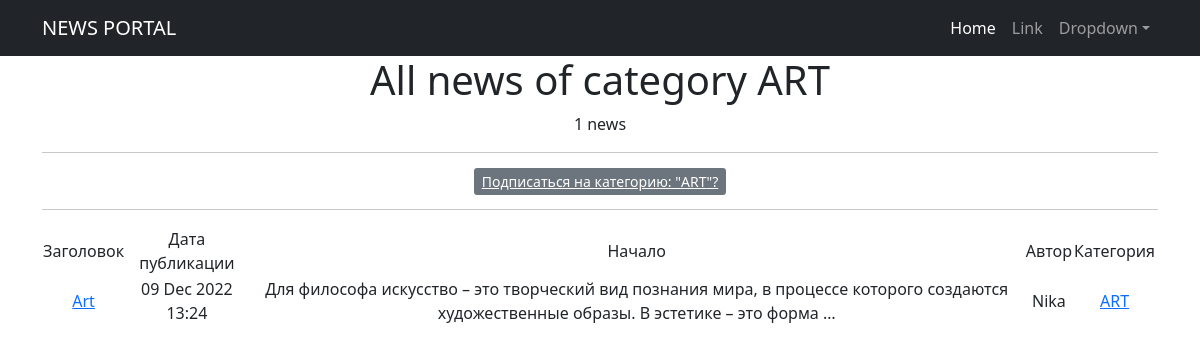
/news/categories/9, run on an earlier commit of the app's database.
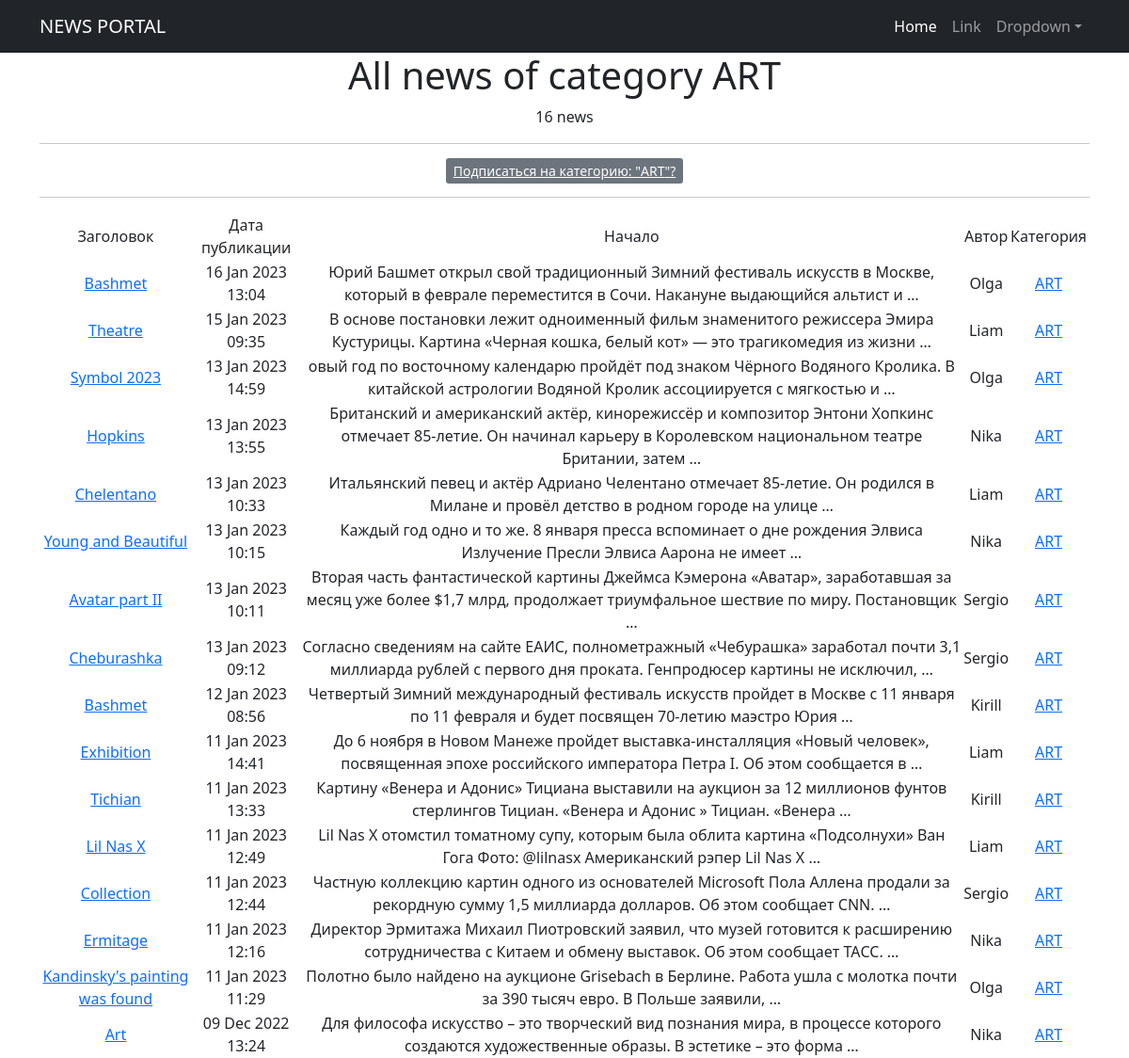
And on a later commit of the database.
### news/models.py (models this page shows, shortened)
class Category(models.Model):
    name = models.CharField(max_length=64, unique=True)
    subscribers = models.ManyToManyField(User, related_name='categories')
    def __str__(self):
        return self.name
    class Meta:
        verbose_name = 'Категория'
        verbose_name_plural = 'Категории'
        ordering = ['-name']

class Post(models.Model):
    author = models.ForeignKey(Author, on_delete=models.CASCADE)
    NEWS = 'NW'
    ARTICLE = 'AR'
    CATEGORY_CHOICES = (
        (NEWS, "Новость"),
        (ARTICLE, "Статья"),
    )
    categoryType = models.CharField(max_length=2, choices=CATEGORY_CHOICES, default=ARTICLE)
    dateCreation = models.DateTimeField(auto_now_add=True)
    postCategory = models.ManyToManyField(Category, through="PostCategory")
    title = models.CharField(max_length=128)
    text = models.TextField()
    rating = models.IntegerField(default=0)

class Author(models.Model):
    authorUser = models.OneToOneField(User, on_delete=models.CASCADE)
    ratingAuthor = models.IntegerField(default=0)

### news/views.py (the view)
# urls.py: path('categories/<int:pk>', CategoryListView.as_view(), name='category_list'),
class CategoryListView(ListView):
    model = Post
    template_name = 'flatpages/category_list.html'
    context_object_name = 'category_news_list'
    def get_queryset(self):
        self.postCategory = get_object_or_404(Category, id=self.kwargs['pk'])
        queryset = Post.objects.filter(postCategory=self.postCategory).order_by('-dateCreation')
        return queryset
    def get_context_data(self, **kwargs):
        context = super().get_context_data(**kwargs)
        context['is_not_subscriber'] = self.request.user not in self.postCategory.subscribers.all()
        context['postCategory'] = self.postCategory
        return context

### news/templatetags/post_filters.py (called while the page is built)
@register.filter()
def censor(value):
    bad_words = ('карнишон', 'тупой', 'склизкий')
    if not isinstance(value, str):
        raise TypeError(f"unresolved type '{type(value)}' expected type 'str'")
    for word in value.split():
        if word.lower() in bad_words:
            value = value.replace(word, f"{word[0]}{'*'*(len(word) -1)}")
    return value

### templates/flatpages/category_list.html (shortened to what this page needs)
{% extends 'flatpages/default.html' %}
{% load post_filters %}
{% load post_tags %}
{% block content %}
    <h1>All news of category {{ postCategory }}</h1>
    <tr><h7>{{ category_news_list|length }} news</h7></tr>
    {% if is_not_subscriber %}
    <hr>
        <p class="text-center"><a href="{% url 'subscribe' postCategory.id %}" class="btn-secondary btn-sm">Подписаться на категорию: "{{ postCategory }}"?</a></p>
    {% else %}
    <hr>
        <p class="text-center"><a href="{% url 'offsubscribe' postCategory.id %}" class="btn-secondary btn-sm">Отписаться от категории: "{{ postCategory }}"?</a></p>
    {% endif %}
    {% if category_news_list %}
    <hr>
        <table>
            <tr>
                <td>Заголовок</td>
                <td>Дата публикации</td>
                <td>Начало</td>
                <td>Автор</td>
                <td>Категория</td>
            </tr>
            {% for new in category_news_list %}
            <tr>
                <td><a href="{% url 'post_detail' new.id %}">{{ new.title|censor }}</a></td>
                <td>{{ new.dateCreation|date:'d M Y H:i' }}</td>
                <td>{{ new.text|truncatewords:20|censor }}</td>
                <td>{{ new.author.authorUser.username }}</td>
                <td>
                    {% for category in new.postCategory.all %}
                    <a href="{% url 'category_list' category.id %}">{{ category }}</a>
                    {% endfor %}
                </td>
                <td>
                </td>
            </tr>
            {% endfor %}
        </table>
    {% else %}
        <h2>Новостей нет</h2>
    {% endif %}
{% endblock content %}

### templates/flatpages/default.html (shortened to what this page needs)
<!DOCTYPE html>
<html lang="en">
    <head>
        {% load static %}
        <link href="{% static 'css/styles.css' %}" rel="stylesheet" />
    </head>
    <body>
        <nav class="navbar navbar-expand-lg navbar-dark bg-dark">
            <div class="container">
                <a class="navbar-brand" href="#">NEWS PORTAL</a>
                <div class="collapse navbar-collapse" id="navbarSupportedContent">
                    <ul class="navbar-nav ms-auto mb-2 mb-lg-0">
                        <li class="nav-item"><a class="nav-link active" aria-current="page" href="{% url 'post_list' %}">Home</a></li>
                        <li class="nav-item"><a class="nav-link" href="#">Link</a></li>
                        <li class="nav-item dropdown">
                            <a class="nav-link dropdown-toggle" id="navbarDropdown" href="#" role="button" data-bs-toggle="dropdown" aria-expanded="false">Dropdown</a>
                        </li>
                    </ul>
                </div>
            </div>
        </nav>
        <div class="container">
            <div class="row">
                <div class="col-lg-12 text-center">
                    {% block content %}{% endblock content %}
                </div>
            </div>
        </div>
    </body>
</html>

What changed in the data, as far as the page shows it:
added Post: title|censor "Bashmet", dateCreation "16 Jan 2023 13:04", text|censor "Юрий Башмет открыл свой традиционный Зимний фестиваль искусств в Москве, который в феврале переместится в Сочи. Накануне выдающийся альтист и …", author.authorUser.username "Olga", Category (name "ART")
added Post: title|censor "Theatre", dateCreation "15 Jan 2023 09:35", text|censor "В основе постановки лежит одноименный фильм знаменитого режиссера Эмира Кустурицы. Картина «Черная кошка, белый кот» — это трагикомедия из жизни …", author.authorUser.username "Liam", Category (name "ART")
added Post: title|censor "Symbol 2023", dateCreation "13 Jan 2023 14:59", text|censor "овый год по восточному календарю пройдёт под знаком Чёрного Водяного Кролика. В китайской астрологии Водяной Кролик ассоциируется с мягкостью и …", author.authorUser.username "Olga", Category (name "ART")
added Post: title|censor "Hopkins", dateCreation "13 Jan 2023 13:55", text|censor "Британский и американский актёр, кинорежиссёр и композитор Энтони Хопкинс отмечает 85-летие. Он начинал карьеру в Королевском национальном театре Британии, затем …", author.authorUser.username "Nika", Category (name "ART")
added Post: title|censor "Chelentano", dateCreation "13 Jan 2023 10:33", text|censor "Итальянский певец и актёр Адриано Челентано отмечает 85-летие. Он родился в Милане и провёл детство в родном городе на улице …", author.authorUser.username "Liam", Category (name "ART")
added Post: title|censor "Young and Beautiful", dateCreation "13 Jan 2023 10:15", text|censor "Каждый год одно и то же. 8 января пресса вспоминает о дне рождения Элвиса Излучение Пресли Элвиса Аарона не имеет …", author.authorUser.username "Nika", Category (name "ART")
added Post: title|censor "Avatar part II", dateCreation "13 Jan 2023 10:11", text|censor "Вторая часть фантастической картины Джеймса Кэмерона «Аватар», заработавшая за месяц уже более $1,7 млрд, продолжает триумфальное шествие по миру. Постановщик …", author.authorUser.username "Sergio", Category (name "ART")
added Post: title|censor "Cheburashka", dateCreation "13 Jan 2023 09:12", text|censor "Согласно сведениям на сайте ЕАИС, полнометражный «Чебурашка» заработал почти 3,1 миллиарда рублей с первого дня проката. Генпродюсер картины не исключил, …", author.authorUser.username "Sergio", Category (name "ART")
added Post: title|censor "Bashmet", dateCreation "12 Jan 2023 08:56", text|censor "Четвертый Зимний международный фестиваль искусств пройдет в Москве с 11 января по 11 февраля и будет посвящен 70-летию маэстро Юрия …", author.authorUser.username "Kirill", Category (name "ART")
added Post: title|censor "Exhibition", dateCreation "11 Jan 2023 14:41", text|censor "До 6 ноября в Новом Манеже пройдет выставка-инсталляция «Новый человек», посвященная эпохе российского императора Петра I. Об этом сообщается в …", author.authorUser.username "Liam", Category (name "ART")
added Post: title|censor "Tichian", dateCreation "11 Jan 2023 13:33", text|censor "Картину «Венера и Адонис» Тициана выставили на аукцион за 12 миллионов фунтов стерлингов Тициан. «Венера и Адонис » Тициан. «Венера …", author.authorUser.username "Kirill", Category (name "ART")
added Post: title|censor "Lil Nas X", dateCreation "11 Jan 2023 12:49", text|censor "Lil Nas X отомстил томатному супу, которым была облита картина «Подсолнухи» Ван Гога Фото: @lilnasx Американский рэпер Lil Nas X …", author.authorUser.username "Liam", Category (name "ART")
added Post: title|censor "Collection", dateCreation "11 Jan 2023 12:44", text|censor "Частную коллекцию картин одного из основателей Microsoft Пола Аллена продали за рекордную сумму 1,5 миллиарда долларов. Об этом сообщает CNN. …", author.authorUser.username "Sergio", Category (name "ART")
added Post: title|censor "Ermitage", dateCreation "11 Jan 2023 12:16", text|censor "Директор Эрмитажа Михаил Пиотровский заявил, что музей готовится к расширению сотрудничества с Китаем и обмену выставок. Об этом сообщает ТАСС. …", author.authorUser.username "Nika", Category (name "ART")
added Post: title|censor "Kandinsky's painting was found", dateCreation "11 Jan 2023 11:29", text|censor "Полотно было найдено на аукционе Grisebach в Берлине. Работа ушла с молотка почти за 390 тысяч евро. В Польше заявили, …", author.authorUser.username "Olga", Category (name "ART")
Also different on the page:
{{ category_news_list|length }}: "1" → "16"
